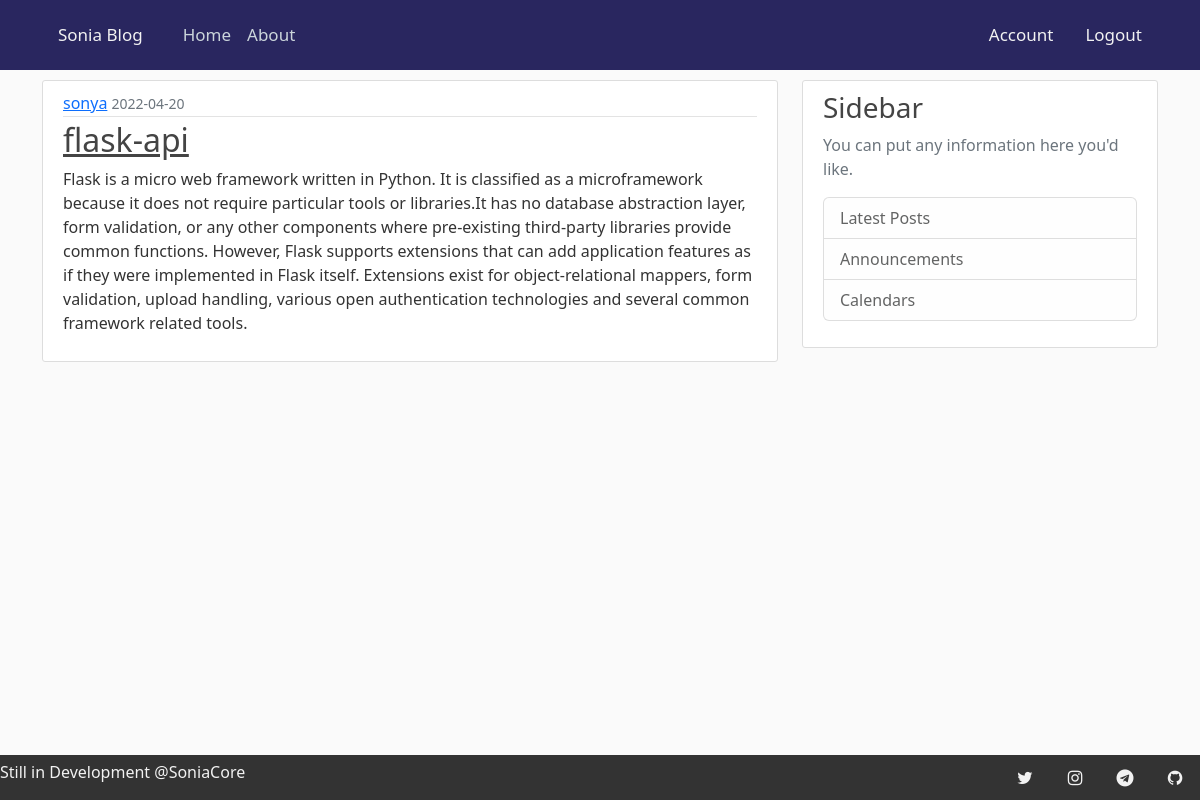
The app's page /home (signed in) with its own data.
### app/models.py (models this page shows, shortened)
class User(db.Model, UserMixin):
    id = db.Column(db.Integer,primary_key=True)
    username = db.Column(db.String(20), unique=True, nullable=False)
    email = db.Column(db.String(120), unique=True, nullable=False)
    image_file = db.Column(db.String(20),nullable=False,default='default.jpg')
    password = db.Column(db.String(60),nullable=False)
    posts = db.relationship('Post',backref='author',lazy=True)

### app/routes.py (the view)
@app.route('/')
@app.route('/home')
def home():
    return render_template('home.html',
    posts=posts)

### app/models.py (called while the page is built)
@login_manager.user_loader
def get_user(user_id):
    return User.query.get(int(user_id))

### app/routes.py (called while the page is built)
@app.context_processor
def layout():
    url = {
        'github':      'https://github.com/SoniaCore',
        'telegram':    'https://telegram.me/ReiLibre',
        'info':        'Still in Development @SoniaCore',
    }
    return dict(url=url)

@app.context_processor
def name():
    info = {
        'servername':   'Sonia Blog'
    }
    return dict(info=info)

### app/templates/home.html
{% extends "layout.html" %}
{% block content %}
{% for post in posts %}
<article class="media content-section">
    <div class="media-body">
      <div class="article-metadata">
        <a class="mr-2" href="#">{{ post.author }}</a>
        <small class="text-muted">{{ post.date_posted }}</small>
      </div>
      <h2><a class="article-title" href="#">{{ post.title }}</a></h2>
      <p class="article-content">{{ post.content }}</p>
    </div>
  </article>
{% endfor %}
{% endblock content %}

### app/templates/layout.html (shortened to what this page needs)
<!DOCTYPE html>
<html lang="en">
<head>
    <link href="https://cdn.jsdelivr.net/npm/bootstrap@5.2.1/dist/css/bootstrap.min.css" rel="stylesheet">
    <link rel="stylesheet" type="text/css" href="{{ url_for('static', filename='main.css') }}">
    <link rel="stylesheet" href="https://cdnjs.cloudflare.com/ajax/libs/font-awesome/4.7.0/css/font-awesome.min.css">
</head>
<body>
    <header class="site-header">
        <nav class="navbar navbar-expand-md navbar-dark bg-steel fixed-top">
          <div class="container">
            <a class="navbar-brand mr-4" href="/">{{ info.servername }}</a>
            <div class="collapse navbar-collapse" id="navbarToggle">
              <div class="navbar-nav mr-auto">
                <a class="nav-item nav-link" href="{{ url_for('home') }}">Home</a>
                <a class="nav-item nav-link" href="{{ url_for('about') }}">About</a>
              </div>
              <div class="navbar-auth">
              {% if current_user.is_authenticated %}
                <a class="nav-item nav-link" href="{{ url_for('logout') }}">Logout</a>
                <a class="nav-item nav-link" href="{{ url_for('account') }}">Account</a>
              {% else %}
                <a class="nav-item nav-link" href="{{ url_for('login') }}">Login</a>
                <a class="nav-item nav-link" href="{{ url_for('register') }}">Register</a>
              {% endif %}
              </div>
            </div>
           </div>
        </nav>
      </header>
    <header class="site-header">
      <nav class="navbar navbar-expand-md navbar-dark bg-steel fixed-bottom">
        <div class="navbar-down">
         <a href="{{ url['github'] }}" class="fa fa-github"></a>
         <a href="{{ url['telegram'] }}" class="fa fa-telegram"></a>
         <a href="#" class="fa fa-instagram"></a>
         <a href="#" class="fa fa-twitter"></a>
        </div>
        <p class="navbar-info"> {{ url['info'] }}</p>
       </nav>
      </header>
      <main role="main" class="container">
        <div class="row">
          <div class="col-md-8">
            {% block content %}{% endblock %}
          </div>
          <div class="col-md-4">
            <div class="content-section">
              <h3>Sidebar</h3>
              <p class='text-muted'>You can put any information here you'd like.
                <ul class="list-group">
                  <li class="list-group-item list-group-item-light">Latest Posts</li>
                  <li class="list-group-item list-group-item-light">Announcements</li>
                  <li class="list-group-item list-group-item-light">Calendars</li>
                </ul>
              </p>
            </div>
          </div>
        </div>
      </main>
  </body>
</html>

### app/static/main.css (style rules this page uses)
body { background: #fafafa; color: #333333; margin-top: 5rem; }
h1, h2, h3, h4, h5, h6 { color: #444444; }
.bg-steel { background-color: #29265f; }
.site-header .navbar-nav .nav-link { color: #cbd5db; }
.content-section { background: #ffffff; padding: 10px 20px; border: 1px solid #dddddd; border-radius: 3px; margin-bottom: 20px; }
.article-title { color: #444444; }
.article-content { white-space: pre-line; }
.article-metadata { padding-bottom: 1px; margin-bottom: 4px; border-bottom: 1px solid #e3e3e3 }
.navbar-auth { width: 100%; }
.navbar-down { background-color: #333; overflow: hidden; position: fixed; bottom: 0; width: 100%; }
.navbar-info { background-color: #333; color: #f2f2f2; overflow: hidden; position: fixed; bottom: 0; width: auto; }
.navbar a { float: right; display: block; color: #f2f2f2; text-align: center; padding: 14px 16px; text-decoration: none; font-size: 17px; }
.fa { padding: 20px; font-size: 30px; width: 50px; text-align: center; text-decoration: none; border-radius: 50%; }

### records on screen
User: author "sonya", date_posted "2022-04-20", title "flask-api", content "Flask is a micro web framework written in Python. It is classified as a microframework because it does not require particular tools or libraries.It has no database abstraction layer, form validation, or any other components where pre-existing third-party libraries provide common functions. However, Flask supports extensions that can add application features as if they were implemented in Flask itself. Extensions exist for object-relational mappers, form validation, upload handling, various open authentication technologies and several common framework related tools."

### other values on screen
{{ info.servername }} "Sonia Blog"
{{ url['info'] }} "Still in Development @SoniaCore"
